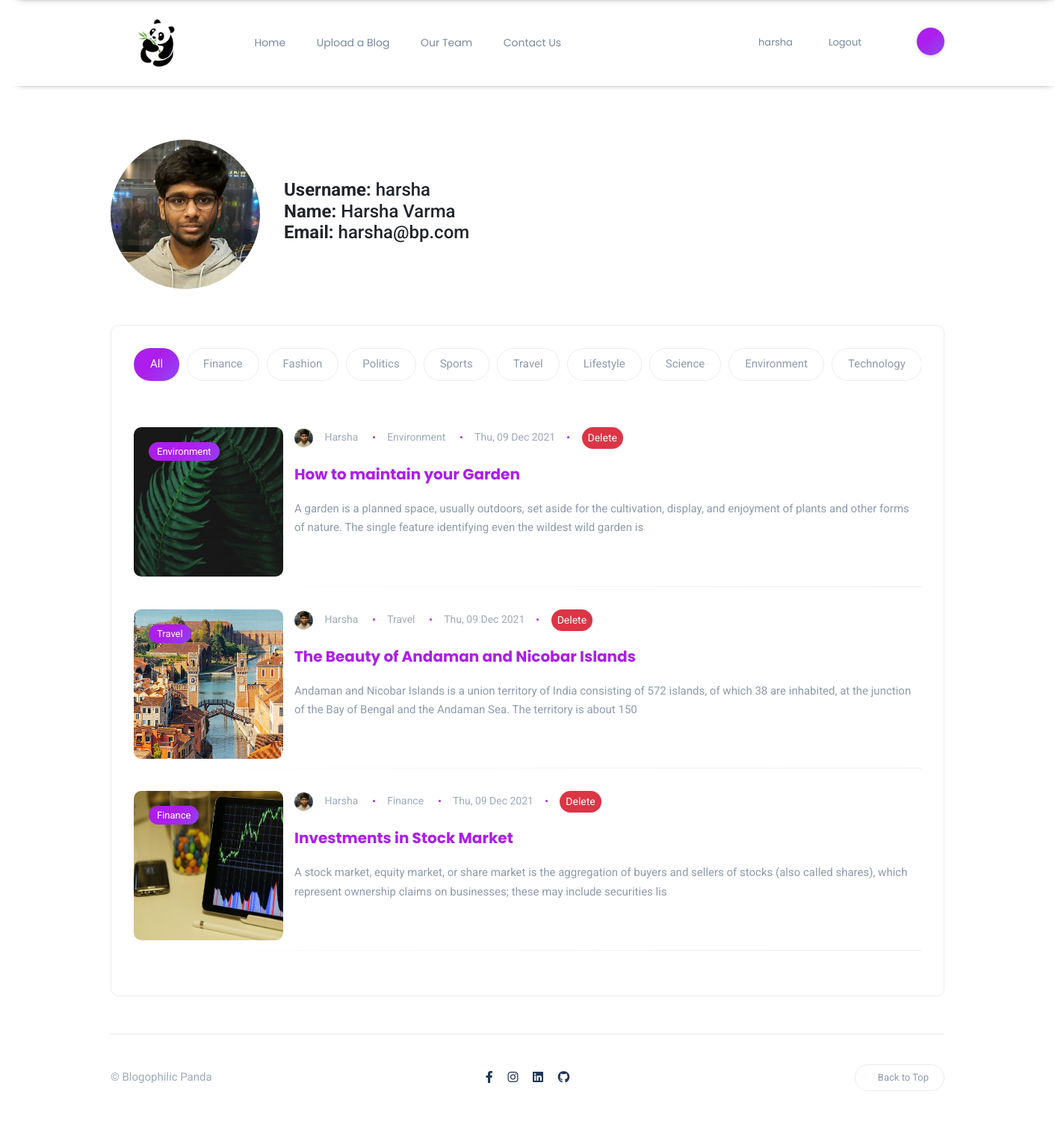
Page /accounts/profile/harsha (signed in) on the committed database.
### accounts/models.py (models this page shows, shortened)
class Profile(models.Model):
    user = models.OneToOneField(User, on_delete=models.CASCADE)
    image = models.ImageField(upload_to = 'profile_pics', null=True)
    slug = models.SlugField(max_length=264, unique=True, editable=False, default='')
    def __str__(self):
        return f'{self.user.username}'

### content/models.py (models this page shows, shortened)
class BlogPost(models.Model):
    author = models.ForeignKey(User, on_delete=models.CASCADE, related_name= 'post_author')
    blog_title = models.CharField(max_length= 264)
    slug = models.SlugField(max_length=264, unique=True, default='',editable=False)
    blog_content = models.TextField()
    blog_image = models.ImageField(upload_to= 'blog_image')
    publish_date = models.DateTimeField(auto_now_add=True)
    category = models.ForeignKey(Category, on_delete = models.CASCADE, related_name ='blog_cat')
    likes = models.ManyToManyField(User, related_name='blog_posts')
    class Meta:
        ordering = ['-publish_date']

class Category(models.Model):
    category = models.CharField(max_length = 50, unique = True)
    def __str__(self):
        return self.category

### accounts/views.py (the view)
# urls.py: path('profile/<slug:profile_slug>', views.profile, name='profile'),
@login_required(login_url='login')
def profile(request, profile_slug):
    profile = Profile.objects.get(slug = profile_slug)
    user = User.objects.get(username = profile)
    blogs = BlogPost.objects.filter(author = user)
    context = {
        "blogs": blogs,
        "tags": {
        'Finance': 'Finance',
        'Fashion': 'Fashion',
        'Politics' : 'Politics',
        'Sports' : 'Sports',
        'Travel' : 'Travel',
        'Lifestyle' : 'Lifestyle',
        'Science' : 'Science',
        'Environment' : 'Environment',
        'Technology' : 'Technology',
        },
        "profile_det": profile,
        "user_det": user,
    }
    return render(request, "accounts/profile.html", context)

### content/template_tags/get_post_Cat.py (called while the page is built)
@register.filter
def get_post_Cat(dictionary, key):
    return dictionary.get(str(key))

### templates/accounts/profile.html (shortened to what this page needs)
{% extends "base.html" %}
{% load get_post_Cat %}
{% load static %}
{% block content %}
<link rel="stylesheet" href="{% static 'css/blogs/home.css' %}">
<section id="hero">
    <div class="container-xl">
        <div class="row gy-4 d-flex flex-row flex-nowrap my-5 align-items-center">
            <li class="list-inline-item" style="width: auto;">
                <img src="{{ profile_det.image.url }}" class="author rounded-circle" alt="" style="height: 200px; width: 200px;">
            </li>
            <div class="h4 text-dark">
                <b>Username: </b>{{ user_det.username }}<br>
                <b>Name: </b>{{ user_det.first_name }} {{ user_det.last_name }}<br>
                {% if user.username == user_det.username %}
                <b>Email: </b>{{ user_det.email }}<br>
                {% endif %}
            </div>
        </div>
        <div class="row gy-4">
            <div class="col-lg-12">
                <div class="post-tabs rounded bordered">
                    <ul class="nav nav-tabs nav-pills nav-fill nav-category" id="postTab" role="tablist">
                        <li class="nav-item" role="presentation">
                            <button aria-controls="all" aria-selected="true" class="nav-link active"
                                data-bs-target="#all" data-bs-toggle="tab" id="all-tab" role="tab"
                                type="submit">
                                All
                            </button>
                        </li>
                        {% for tag in tags %}
                        <li class="nav-item" role="presentation">
                            <button aria-controls="{{ tag }}" aria-selected="false" class="nav-link"
                                data-bs-target="#{{ tag }}" data-bs-toggle="tab" id="{{ tag }}-tab" role="tab"
                                type="submit">
                                {{ tag }}
                            </button>
                        </li>
                        {% endfor %}
                    </ul>
                    <div class="tab-content" id="postsTabContent">
                    <div class="row tab-pane fade show active" id="all" aria-labelledby="all-tab" role="tabpanel">
                        {% for blog in blogs %}
                        <div class="col-md-12 col-sm-6">
                            <div class="post post-list clearfix">
                                <div class="thumb rounded">
                                    <a href="" class="category-badge position-absolute">{{ tags|get_post_Cat:blog.category }}</a>
                                    <a href="{% url 'blog_details' the_slug=blog.slug %}">
                                        <div class="inner">
                                            <img src="/media/{{ blog.blog_image }}" alt="" style="height: 200px; width: 200px;">
                                        </div>
                                    </a>
                                </div>
                                <div class="details">
                                    <ul class="meta list-inline mb-3">
                                        <li class="list-inline-item">
                                            <img src="{{ blog.author.profile.image.url }}" class="author" alt="" style="height: 25px; width: 25px;">
                                            {{ blog.author|capfirst }}
                                        </li>
                                        <li class="list-inline-item">
                                            {{ tags|get_post_Cat:blog.category}}</a>
                                        </li>
                                        <li class="list-inline-item">{{ blog.publish_date|date:"D, d M Y" }}</li>
                                        {% if user.username == user_det.username %}
                                        <li class="list-inline-item"><a class="btn btn-danger text-white btn-sm" href="{% url 'blog_delete' the_slug=blog.slug %}">Delete</a></li>
                                        {% endif %}
                                    </ul>
                                    <h5 class="post-tile">
                                        <a href="{% url 'blog_details' the_slug=blog.slug %}">
                                            {{ blog.blog_title }}
                                        </a>
                                    </h5>
                                    <p class="excerpt mb-0">
                                        {{ blog.blog_content|slice:":200" }}
                                    </p>
                                    <div class="post-bottom clearfix d-flex align-items-center">
                                        <div class="social-share me-auto">
                                        </div>
                                    </div>
                                </div>
                            </div>
                        </div>
                        {% endfor %}
                    </div>
                    </div>
                </div>
            </div>
        </div>
    </div>
</section>
{% endblock content %}

### templates/navbar.html (shortened to what this page needs)
{% load static %}
<link rel="stylesheet" href="{% static 'css/navbar.css' %}">
<header class="header-default">
    <nav class="navbar navbar-expand-lg">
        <div class="container-xl">
            <a href="{% url 'home' %}" class="navbar-brand">
                <img src="{% static 'images/logo.png' %}" alt="" style="height: 75px;">
            </a>
            <div class="collapse navbar-collapse">
                <ul class="navbar-nav mr-auto">
                    <li class="nav-item ">
                        <a href="{% url 'home' %}" class="nav-link ">Home</a>
                    </li>
                    <li class="nav-item">
                        <a href="{% url 'uploading_blogs' %}" class="nav-link">Upload a Blog</a>
                    </li>
                    <li class="nav-item">
                        <a href="{% url 'our_team' %}" class="nav-link">Our Team</a>
                    </li>
                    <li class="nav-item">
                        <a href="{% url 'contact' %}" class="nav-link">Contact Us</a>
                    </li>
                </ul>
            </div>
            <div class="header-right d-flex">
                <ul class="navbar-nav collapse navbar-collapse">
                    {% if user.is_authenticated %}
                    <li>
                        <a href="{% url 'profile' profile_slug=user.profile.slug %}" class="dropdown-item">{{ user }}</a>
                    </li>
                    <li>
                        <a href="{% url 'logout' %}" class="dropdown-item">Logout</a>
                    </li>
                    {% endif %}
                </ul>
                <div class="header-buttons">
                    <button class="search icon-button">
                    </button>
                </div>
            </div>
        </div>
    </nav>
</header>

### static/css/base.css (style rules this page uses)
body { color: #8f9bad; background-color: #fff; font-family: 'Roboto', sans-serif !important; font-size: 15px; line-height: 1.7; overflow-x: hidden; -webkit-font-smoothing: antialiased; }

### static/css/navbar.css (style rules this page uses)
.header-default { padding: 20px 0; margin-bottom: 2%; position: relative; width: 100%; box-shadow: 10px 10px 10px -15px #111; }
.header-default .navbar-nav { margin-left: 50px; }
.header-default.clone { position: fixed; top: 0; left: 0; background: #fff; border-bottom: 1px solid #ebebeb; right: 0; padding: 25px 0; transform: translateY(-100%); transition: 0.2s transform cubic-bezier(0.3, 0.73, 0.3, 0.7); z-index: 4; }
.navbar { padding: 0; }
.navbar-nav { font-family: 'Poppins', sans-serif; font-size: 14px; }
.navbar-nav .nav-link { padding: 0.439rem 1rem; color: #79889e; }
.navbar-brand { padding-top: 0; padding-bottom: 0; margin-right: 0; }
.dropdown-item { display: block; width: 100%; padding: 0.6rem 1.5rem; clear: both; font-weight: 400; font-size: 13px; color: #79889e; text-align: inherit; text-decoration: none; white-space: nowrap; background-color: transparent; border: 0; }
.header-right .header-buttons { display: inline-block; margin-left: 50px; }
.header-right .header-buttons button { margin-left: 10px; }
.header-right .header-buttons button:first-child { margin-left: 0; }
@media (min-width: 992px) { .navbar-expand-lg .navbar-nav .nav-link { padding-right: 1.3rem; padding-left: 1.3rem; } }
@media (min-width: 1200px) { .container-xl { max-width: 1140px; } }
@media (min-width: 1400px) { .container-xl { max-width: 1140px; } }
button { transition: all 0.3s ease-in-out; }
.icon-button { color: #fff; border: 0; border-radius: 50%; background-color: #6e72fc; background-image: linear-gradient(315deg, #6e72fc 0%, #ad1deb 74%); background-size: auto 200%; display: inline-flex; justify-content: center; align-items: center; height: 37px; line-height: 39px; text-align: center; vertical-align: middle; width: 37px; box-shadow: 0px 2px 4px 0px rgba(0, 0, 0, 0.15); transition: all 0.2s ease-in-out; outline: none; }
.btn { color: #fff; border: 0; border-radius: 25px; font-family: 'Roboto', sans-serif; font-size: 14px; font-weight: 400; overflow: hidden; position: relative; display: inline-block; vertical-align: middle; white-space: nowrap; text-align: center; transition: all 0.3s ease-in-out; }

### rows in the picture
Profile: image (picture)
BlogPost: category.category "Environment", blog_image (picture), author.profile.image (picture), author "Harsha", publish_date "Thu, 09 Dec 2021", blog_title "How to maintain your Garden", blog_content "A garden is a planned space, usually outdoors, set aside for the cultivation, display, and enjoyment of plants and other forms of nature. The single feature identifying even the wildest wild garden is"
BlogPost: category.category "Travel", blog_image (picture), author.profile.image (picture), author "Harsha", publish_date "Thu, 09 Dec 2021", blog_title "The Beauty of Andaman and Nicobar Islands", blog_content "Andaman and Nicobar Islands is a union territory of India consisting of 572 islands, of which 38 are inhabited, at the junction of the Bay of Bengal and the Andaman Sea. The territory is about 150"
BlogPost: category.category "Finance", blog_image (picture), author.profile.image (picture), author "Harsha", publish_date "Thu, 09 Dec 2021", blog_title "Investments in Stock Market", blog_content "A stock market, equity market, or share market is the aggregation of buyers and sellers of stocks (also called shares), which represent ownership claims on businesses; these may include securities lis"

### other values in the picture
{{ user }} "harsha"
{{ user_det.username }} "harsha"
{{ user_det.first_name }} "Harsha"
{{ user_det.last_name }} "Varma"
{{ user_det.email }} "harsha@bp.com"
{{ tag }} "Finance" "Fashion" "Politics" "Sports" "Travel" "Lifestyle" "Science" "Environment" "Technology"
